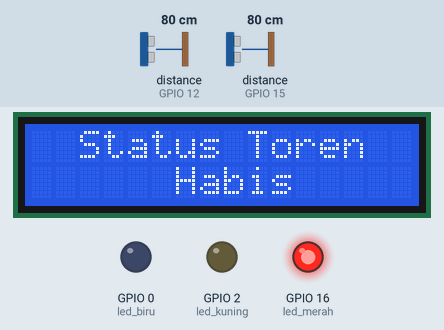
Recording of a sketch running on a simulated ESP8266 (NodeMCU). On the bench: 16×2 character LCD, output pins drawn as LEDs (lit = HIGH). Wiring (inferred from the names in the program): 2 × ultrasonic range finder: trigger GPIO 13, echo GPIO 15 / trigger GPIO 14, echo GPIO 12. Inputs (shaded band) come from the test bench; at power-on: distance to the obstacle (sensors on GPIO 12, GPIO 15) 80 cm. The echo pulse lasts 58.3 µs per cm; WiFi joins after 1.5 s; servers stay silent unless stated; uploads are accepted with an empty reply; pins used as bus, display or sensor lines are not drawn; what the sketch prints to the serial monitor is not drawn.

Above: at 2.8 s.
2.9 s: distance to the obstacle (sensor on GPIO 12) set to 11 cm
8.8 s: distance to the obstacle (sensor on GPIO 12) set to 8 cm
At 12.6 s:
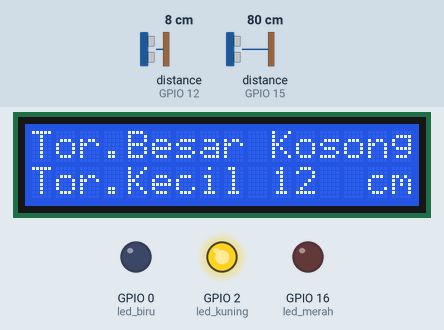
18.9 s: distance to the obstacle (sensor on GPIO 15) set to 11 cm
At 22.1 s:
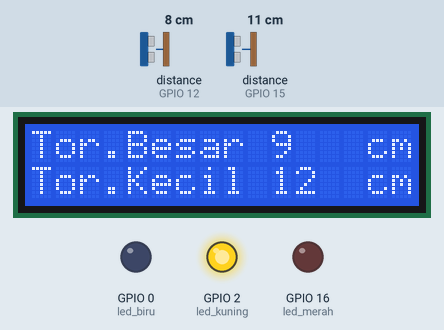
24.8 s: distance to the obstacle (sensor on GPIO 15) set to 8 cm
At 27.8 s:
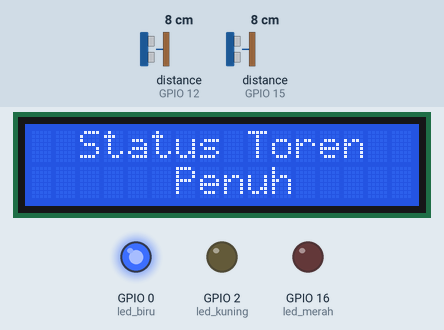
34.9 s: distance to the obstacle (sensor on GPIO 12) set to 18 cm
At 40.0 s:
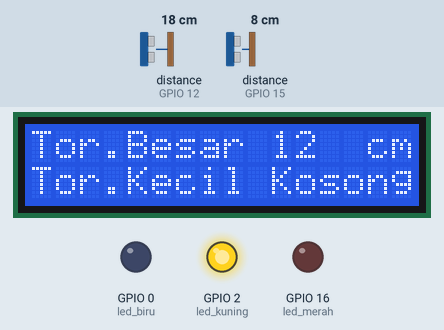
45.6 s: distance to the obstacle (sensor on GPIO 15) set to 18 cm
At 48.8 s:
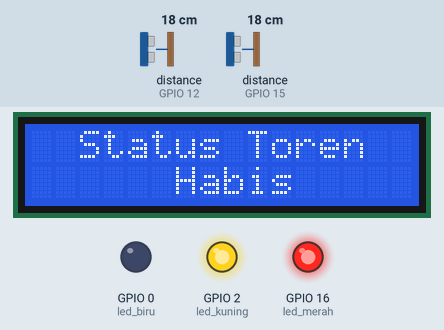
Timing chart, 0 to 50.9 s (numbered marks = the images above; inputs shaded):
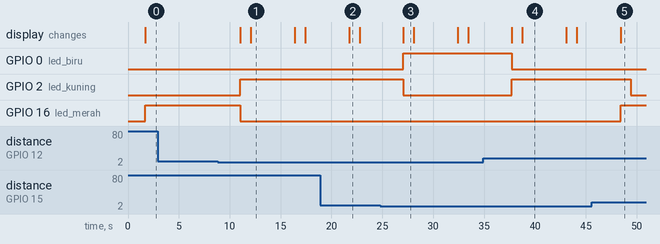

The sketch:

MonitoringFinal.ino
```cpp
#include <Wire.h>
#include <LiquidCrystal_I2C.h>

#include <ESP8266WiFi.h>
const char* ssid     = "santika";      // SSID
const char* password = "lenteng12345678";      // Password
const char* host = "192.168.1.7";  // IP Server
const int   port = 1234;            // Port servER
const int   watchdog = 5000;        // Frequency watchdog
unsigned long previousMillis = millis();

const int trigPin = 13; //GPIO 13 - D7
const int echoPin = 15; //GPIO 15 - D8

const int trigPin2 = 14;//GPIO 14 - D5
const int echoPin2 = 12;//GPIO 12 - D6

long duration, distance, duration2, distance2, tinggiTB, tinggiTS;

int torenBesar = 20;
int torenSedang = 20;

const int led_merah = 16; //GPIO 2 - D4
const int led_kuning = 2;//GPIO 0 - D3
const int led_biru = 0;//GPIO 16 - D0
const int buzzer = 16;

/*
VCC : Biru dan Merah
Ground : Orange dan Abu-abu
 */

LiquidCrystal_I2C lcd(0x27,16,2);

void setup()
{
  Serial.begin(115200);
  lcd.init();
  lcd.init();
  pinMode(trigPin, OUTPUT);
  pinMode(echoPin, INPUT);
  pinMode(trigPin2, OUTPUT);
  pinMode(echoPin2, INPUT);

  pinMode(led_biru, OUTPUT);
  pinMode(led_merah, OUTPUT);
  pinMode(led_kuning, OUTPUT);
  pinMode(buzzer, OUTPUT);

  lcd.backlight();
  lcd.setCursor(2,0);
  lcd.print("Mulai Monitor");
  lcd.setCursor(7,1);
  lcd.print("Air");

  Serial.begin(115200);
  Serial.print("Terhubung ke ");
  Serial.println(ssid);

  WiFi.begin(ssid, password);
  while (WiFi.status() != WL_CONNECTED) {
    delay(500);
    Serial.print(".");
  }
  Serial.println("");
  Serial.println("Berhasil terhubung Wi-Fi");
  Serial.println("IP address: ");
  Serial.println(WiFi.localIP());
}

void loop() {
  lcd.clear();

  digitalWrite(trigPin, LOW);
  delayMicroseconds(2);
  digitalWrite(trigPin, HIGH);
  delayMicroseconds(10);
  digitalWrite(trigPin, LOW);
  duration = pulseIn(echoPin, HIGH);
  distance = duration/58.2;
  tinggiTB = torenBesar - distance;

  digitalWrite(trigPin2, LOW);
  delayMicroseconds(2);
  digitalWrite(trigPin2, HIGH);
  delayMicroseconds(10);
  digitalWrite(trigPin2, LOW);
  duration2 = pulseIn(echoPin2, HIGH);
  distance2 = duration2/58.2;
  tinggiTS = torenSedang - distance2;
  //tinggiTS = 90;

  Serial.print("Pembacaan Sensor Ultrasonik Toren Besar : ");
  Serial.println(distance);
  Serial.print("Pembacaan Sensor Ultrasonik Toren Sedang : ");
  Serial.println(distance2);

  Serial.print("Tinggi Toren Besar : ");
  Serial.println(tinggiTB);
  Serial.print("Tinggi Toren Sedang : ");
  Serial.println(tinggiTS);
  Serial.println("=======================================================");

  if(tinggiTB <= 10 && tinggiTS <= 10)
   {
  lcd.setCursor(2,0);
  lcd.print("Status Toren");
  lcd.setCursor(6,1);
  lcd.print("Habis");
  digitalWrite(buzzer, HIGH);
  delay(500);
  digitalWrite(buzzer, LOW);
  digitalWrite(buzzer, HIGH);
  delay(500);
  digitalWrite(buzzer, LOW);
  digitalWrite(led_merah, HIGH);
  digitalWrite(led_biru, LOW);
  digitalWrite(led_kuning, LOW);
  smsDataPass();
  delay(3000);
  }

  else if(tinggiTB>10 && tinggiTS<=10)
  {
  digitalWrite(led_merah, LOW);
  digitalWrite(led_biru, LOW);
  digitalWrite(led_kuning, HIGH);
  digitalWrite(buzzer, LOW);
  lcd.setCursor(0,0);
  lcd.print("Tor.Besar");
  lcd.setCursor(10,0);
  lcd.print(tinggiTB);
  lcd.setCursor(14,0);
  lcd.print("cm");
  lcd.setCursor(0,1);
  lcd.print("Tor.Kecil");
  lcd.setCursor(10,1);
  lcd.print(tinggiTS);
  lcd.setCursor(14,1);
  lcd.print("cm");
  delay(1000);
  lcd.clear();
  lcd.setCursor(0,0);
  lcd.print("Tor.Besar");
  lcd.setCursor(10,0);
  lcd.print(tinggiTB);
  lcd.setCursor(14,0);
  lcd.print("cm");
  lcd.setCursor(0,1);
  lcd.print("Tor.Kecil");
  lcd.setCursor(10,1);
  lcd.print("Kosong");
  sendDataID();
  delay(3000);
  }

  else if(tinggiTB<=10 && tinggiTS>10)
  {
  digitalWrite(led_merah, LOW);
  digitalWrite(led_biru, LOW);
  digitalWrite(led_kuning, HIGH);
  digitalWrite(buzzer, LOW);
  lcd.setCursor(0,0);
  lcd.print("Tor.Besar");
  lcd.setCursor(10,0);
  lcd.print(tinggiTB);
  lcd.setCursor(14,0);
  lcd.print("cm");
  lcd.setCursor(0,1);
  lcd.print("Tor.Kecil");
  lcd.setCursor(10,1);
  lcd.print(tinggiTS);
  lcd.setCursor(14,1);
  lcd.print("cm");
  delay(1000);
  lcd.clear();
  lcd.setCursor(0,0);
  lcd.print("Tor.Besar");
  lcd.setCursor(10,0);
  lcd.print("Kosong");
  lcd.setCursor(0,1);
  lcd.print("Tor.Kecil");
  lcd.setCursor(10,1);
  lcd.print(tinggiTS);
  lcd.setCursor(14,1);
  lcd.print("cm");
  sendDataID();
  delay(3000);
  }

  else if(tinggiTB>10 && tinggiTS>10)
  {
  digitalWrite(led_merah, LOW);
  digitalWrite(led_biru, HIGH);
  digitalWrite(led_kuning, LOW);
  digitalWrite(buzzer, LOW);
  lcd.setCursor(2,0);
  lcd.print("Status Toren");
  lcd.setCursor(6,1);
  lcd.print("Penuh");
  delay(1000);
  lcd.clear();
  lcd.setCursor(0,0);
  lcd.print("Tor.Besar");
  lcd.setCursor(10,0);
  lcd.print(tinggiTB);
  lcd.setCursor(14,0);
  lcd.print("cm");
  lcd.setCursor(0,1);
  lcd.print("Tor.Kecil");
  lcd.setCursor(10,1);
  lcd.print(tinggiTS);
  lcd.setCursor(14,1);
  lcd.print("cm");
  sendDataID();
  delay(3000);
  }
}

void sendDataID()
{

  unsigned long currentMillis = millis();

  if ( currentMillis - previousMillis > watchdog ) {
    previousMillis = currentMillis;
    WiFiClient client;

    if (!client.connect(host, port)) {
      Serial.println("connection failed");
      return;
    }

    String url = "/depot/getTangkiAirData?sensor1=";
    url += tinggiTB;
    url += "&sensor2=";
    url += tinggiTS;
    url += "&order=";
    url += "full";

     client.print(String("GET ") + url + " HTTP/1.1\r\n" +
               "Host: " + host + "\r\n" +
               "Connection: close\r\n\r\n");
    unsigned long timeout = millis();
    while (client.available() == 0) {
      if (millis() - timeout > 5000) {
        Serial.println(">>> Client Timeout !");
        client.stop();
        return;
      }
    }
      // Read all the lines of the reply from server and print them to Serial
    while(client.available()){
      String line = client.readStringUntil('\r');
      Serial.print(line);
    }
}
}

void smsDataPass()
{

  unsigned long currentMillis = millis();

  if ( currentMillis - previousMillis > watchdog ) {
    previousMillis = currentMillis;
    WiFiClient client;

    if (!client.connect(host, port)) {
      Serial.println("connection failed");
      return;
    }

    String url = "/depot/getIFTTT?sensor1=";
    url += tinggiTB;
    url += "&sensor2=";
    url += tinggiTS;
    url += "&order=";
    url += "pass";

    client.print(String("GET ") + url + " HTTP/1.1\r\n" +
               "Host: " + host + "\r\n" +
               "Connection: close\r\n\r\n");
    unsigned long timeout = millis();
    while (client.available() == 0) {
      if (millis() - timeout > 5000) {
        Serial.println(">>> Client Timeout !");
        client.stop();
        return;
      }
    }
      // Read all the lines of the reply from server and print them to Serial
    while(client.available()){
      String line = client.readStringUntil('\r');
      Serial.print(line);
    }
}
}
```

Measured:
- the behaviour switches between 10 and 9 cm on distance to the obstacle (sensor on GPIO 12) (found by bisection; images 0 and 1)
- the behaviour switches between 10 and 9 cm on distance to the obstacle (sensor on GPIO 15) (found by bisection; images 2 and 3)
- after the input at 8.8 s, GPIO 2 (led_kuning): LOW → HIGH after 2.2 s; GPIO 16 (led_merah): HIGH → LOW after 2.2 s; the display: first changes after 2.2 s (image 1 shows a later state)
- after the input at 18.9 s, the display: changes after 2.8 s (image 2)
- after the input at 24.8 s, GPIO 0 (led_biru): LOW → HIGH after 2.2 s; GPIO 2 (led_kuning): HIGH → LOW after 2.2 s; the display: changes after 2.3 s (image 3)
- after the input at 34.9 s, GPIO 0 (led_biru): HIGH → LOW after 2.8 s; GPIO 2 (led_kuning): LOW → HIGH after 2.8 s; the display: first changes after 2.8 s (image 4 shows a later state)
- after the input at 45.6 s, GPIO 2 (led_kuning): HIGH → LOW after 3.8 s; GPIO 16 (led_merah): LOW → HIGH after 2.8 s; the display: changes after 2.8 s (image 5)
